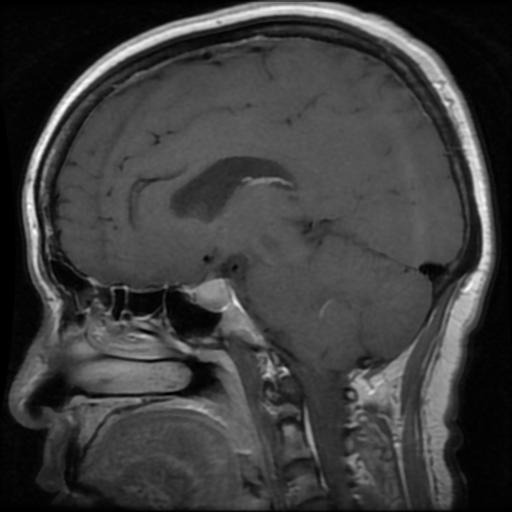
%> input picture src/mri_image.jpg, 512 x 512 px
$ octave histogram_p.m   (GNU Octave 9; MATLAB toolbox functions it lacks are replaced by stand-ins)
%> lines starting %> are read from the running program, lines starting %| are printed output that depends on the picture
% ============================================================
% MRI Image Denoising and Histogram Equalization
% ============================================================

clc;
clear;
close all;

% ----------------------------
% Step 1: Read Input Image
% ----------------------------
% Replace with your own MRI image
img = imread('mri_image.jpg');
%> img is the input picture: size 512x512x3 uint8; min 0, max 255, mean 61.8

% Convert to grayscale if RGB
if size(img,3) == 3
    img = rgb2gray(img);
%> img: size 512x512 uint8
end

% Convert to double precision
img = im2double(img);
%> img: size 512x512 double

% ----------------------------
% Step 2: Add Noise (Optional)
% ----------------------------
% Simulates realistic MRI noise
% Comment this out if image is already noisy
noisy_img = imnoise(img, 'gaussian', 0, 0.01);
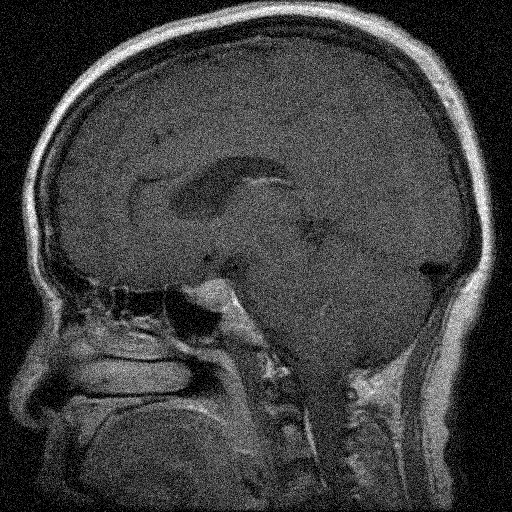
%> noisy_img: size 512x512 double; min 0, max 1, mean 0.249

% ----------------------------
% Step 3: Denoising
% ----------------------------
% Gaussian filter as baseline denoising method
sigma = 1;
denoised_img = imgaussfilt(noisy_img, sigma);

% ----------------------------
% Step 4: Histogram Equalization
% ----------------------------
% Contrast enhancement
histeq_img = histeq(denoised_img);
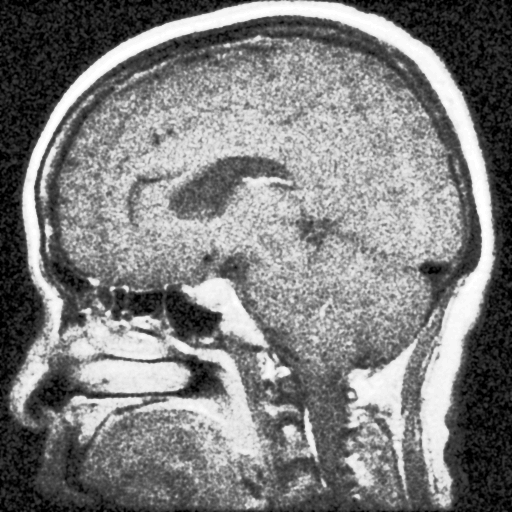
%> histeq_img: size 512x512 double; min 0, max 1, mean 0.497

% ----------------------------
% Step 5: Display Images (Vertical Layout)
% ----------------------------
figure('Name','MRI Image Processing Pipeline','NumberTitle','off');

subplot(3,1,1)
imshow(img, [])
title('Original MRI Image')

subplot(3,1,2)
imshow(denoised_img, [])
title('Denoised MRI Image')

subplot(3,1,3)
imshow(histeq_img, [])
title('Histogram Equalized MRI Image')

% ----------------------------
% Step 6: Display Histograms (Vertical Layout)
% ----------------------------
figure('Name','Histogram Comparison','NumberTitle','off');

subplot(3,1,1)
imhist(img)
title('Histogram of Original MRI Image')

subplot(3,1,2)
imhist(denoised_img)
title('Histogram of Denoised MRI Image')

subplot(3,1,3)
imhist(histeq_img)
title('Histogram of Equalized MRI Image')
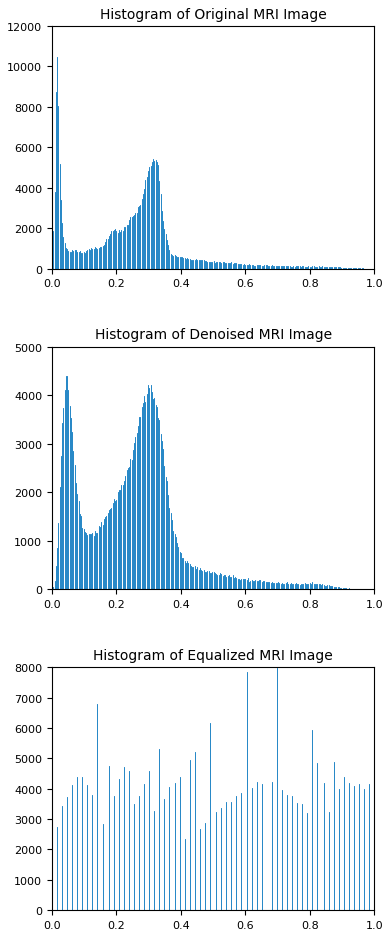
%> figure redrawn from the program's plot data, 3 panels; panel 1: highest point at x = 0.0157, y = 10458; panel 2: highest point at x = 0.0431, y = 4396; panel 3: highest point at x = 0.698, y = 7992

% ----------------------------
% Step 7: Quantitative Metrics
% ----------------------------
% Mean intensity values
mean_original = mean(img(:));
%> mean_original = 0.242
mean_denoised = mean(denoised_img(:));
%> mean_denoised = 0.249
mean_equalized = mean(histeq_img(:));
%> mean_equalized = 0.497

fprintf('Mean Intensity Values:\n');
fprintf('Original Image: %.4f\n', mean_original);
%| Original Image: 0.2423
fprintf('Denoised Image: %.4f\n', mean_denoised);
%| Denoised Image: 0.2494
fprintf('Equalized Image: %.4f\n', mean_equalized);
%| Equalized Image: 0.4975

% Average pixel differences
diff_denoised = mean(abs(img(:) - denoised_img(:)));
%> diff_denoised = 0.0261
diff_equalized = mean(abs(img(:) - histeq_img(:)));
%> diff_equalized = 0.256

fprintf('\nAverage Pixel Difference:\n');
fprintf('Original vs Denoised: %.4f\n', diff_denoised);
%| Original vs Denoised: 0.0261
fprintf('Original vs Equalized: %.4f\n', diff_equalized);
%| Original vs Equalized: 0.2557

% ============================================================
% End of Script
% ============================================================
